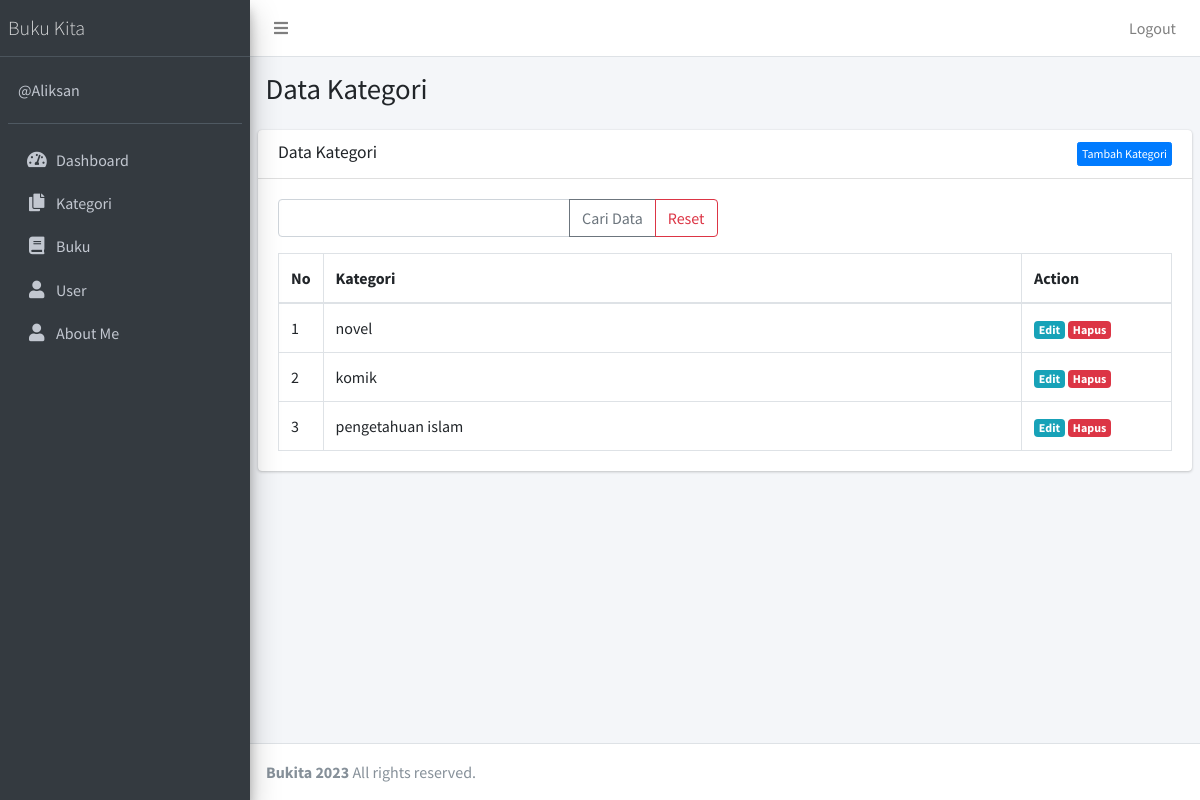
The app's page /public/kategori (signed in) with its own data.
### tables this page shows
CREATE TABLE `kategori` (
  `id` int(11) NOT NULL,
  `nama_kategori` varchar(50) NOT NULL
);

### app/core/Controller.php (called while the page is built, shortened)
<?php
class Controller{
            public function view($view, $data = []) {
            require_once '../app/views/' . $view . '.php';
         }
            public function model($model) {
                return new $model;
            }
}

### app/controllers/Kategori.php (called while the page is built, shortened)
<?php
    class Kategori extends Controller {
        public function index()
        {
        $data['title'] = 'Data Kategori';
        $data['kategori'] = $this->model('KategoriModel')->getAllKategori();
        $this->view('kategori/index', $data);
        }
    }
?>

### app/core/App.php (called while the page is built, shortened)
<?php
class App{
    protected $method = 'index';
    protected $params = [];
    public function __construct(){
            $this->controller = new $this->controller;
                    call_user_func_array([$this->controller, $this->method], $this->params);
                    }
    }

### public/index.php (called while the page is built, shortened)
<?php
$app = new App;

### app/core/Database.php (called while the page is built, shortened)
<?php
    class Database{
        private $host = DB_HOST;
        private $user = DB_USER;
        private $pass = DB_PASS;
        private $dbnm = DB_NAME;
        private $dbh;
        private $stmt;
        public function __construct()
        {
            $dsn = 'mysql:host='. $this->host .';dbname='. $this->dbnm;
            $option = [
            PDO::ATTR_PERSISTENT => true,
            PDO::ATTR_ERRMODE => PDO::ERRMODE_EXCEPTION
            ];
            try{
                $this->dbh = new PDO($dsn,$this->user,$this->pass, $option);
            }catch(PDOException $e){
                die($e->getMessage());
                }
        }
            public function query($query)
            {
            $this->stmt = $this->dbh->prepare($query);
            }
                public function execute()
                {
                    $this->stmt->execute();
                }
                public function resultSet()
                {
                    $this->execute();
                    return $this->stmt->fetchAll(PDO::FETCH_ASSOC);
                }
    }
?>

### app/models/KategoriModel.php (called while the page is built, shortened)
<?php
    class KategoriModel {
        private $table = 'kategori';
        private $db;
        public function __construct()
        {
        $this->db = new Database;
        }
        public function getAllKategori()
        {
        $this->db->query('SELECT  * FROM ' . $this->table);
        return $this->db->resultSet();
        }
    }
?>

### app/views/kategori/index.php (the view, shortened to what this page needs)
<div class="content-wrapper">
    <section class="content-header">
        <div class="container-fluid">
            <div class="row mb-2">
                <div class="col-sm-6">
                    <h1><?= $data['title']; ?></h1>
                </div>
            </div>
        </div>
    </section>
    <section class="content">
        <div class="card">
                <div class="card-header">
                <h3 class="card-title"><?= $data['title'] ?></h3> <a href="<?= base_url;
                ?>/kategori/tambah" class="btn float-right btn-xs btn btn-primary">Tambah Kategori</a>
                </div>
            <div class="card-body">
                <form action="<?= base_url;?>/kategori/cari" method="post">
                    <div class="row mb-3">
                        <div class="col-lg-6">
                            <div class="input-group">
                                <input type="text" class="form-control" placeholder="" name="key" >
                                    <div class="input-group-append">
                                        <button class="btn btn-outline-secondary" type="submit">Cari Data</button>
                                        <a class="btn btn-outline-danger" href="<?=base_url; ?>/kategori" >Reset</a>
                                    </div>
                            </div>
                        </div>
                    </div>
                </form>
                    <table class="table table-bordered">
                        <thead>
                            <tr>
                                <th style="width: 10px">No</th>
                                <th>Kategori</th>
                                <th style="width: 150px">Action</th>
                            </tr>
                        </thead>
                        <tbody>
                            <?php $no=1; ?>
                            <?php foreach ($data['kategori'] as $row) :?>
                            <tr>
                            <td><?= $no; ?></td>
                            <td><?= $row['nama_kategori'];?></td>
                            <td>
                                <a href="<?= base_url; ?>/kategori/edit/<?= $row['id'] ?>" class="badge badge-info ">Edit</a> <a href="<?= base_url; ?>/kategori/hapus/<?= $row['id'] ?>" class="badge badge-danger" onclick="return confirm('Hapus data?');">Hapus</a>
                            </td>
                            </tr>
                            <?php $no++; endforeach; ?>
                        </tbody>
                    </table>
            </div>
        </div>
    </section>
</div>

### records on screen
kategori: nama_kategori "novel"
kategori: nama_kategori "komik"
kategori: nama_kategori "pengetahuan islam"

### other values on screen
$data['title'] "Data Kategori"
